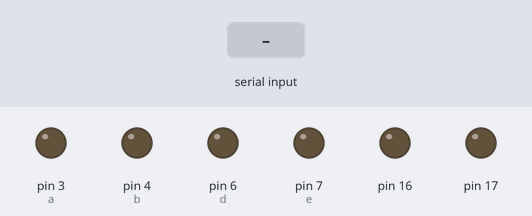
The sketch below on a simulated Arduino Uno, built with avr-gcc and run on an emulated ATmega328P. On the bench: output pins drawn as LEDs (lit = HIGH). Inputs (shaded band) come from the test bench. Pins used as bus, display or sensor lines are not drawn.

Above: at 1.2 s.
1.3 s: "8" received over Serial
At 2.3 s:
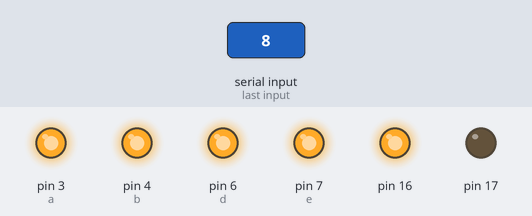
4.3 s: "0" received over Serial
At 5.3 s:
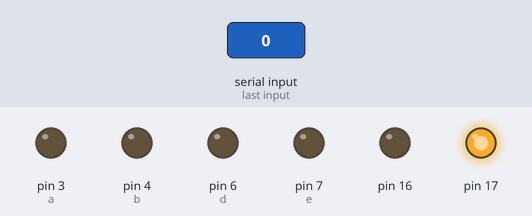
5.8 s: "9" received over Serial
At 6.5 s:
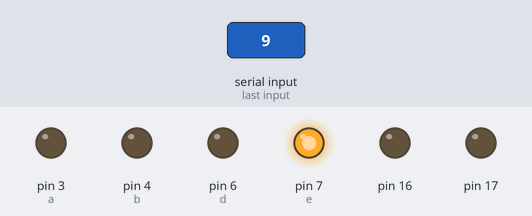
7.3 s: "1" received over Serial
At 7.6 s:
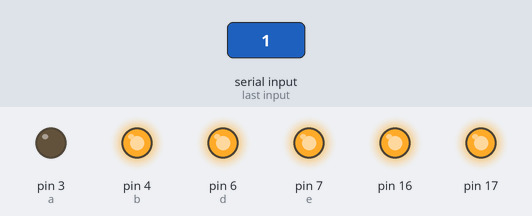
8.8 s: "2" received over Serial
At 10.0 s:
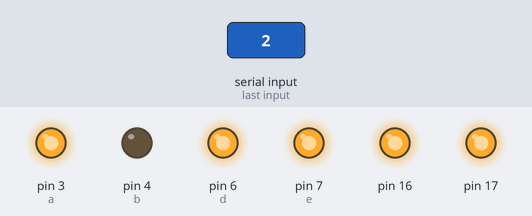
Timing chart, 0 to 11.3 s (numbered marks = the images above; inputs shaded):
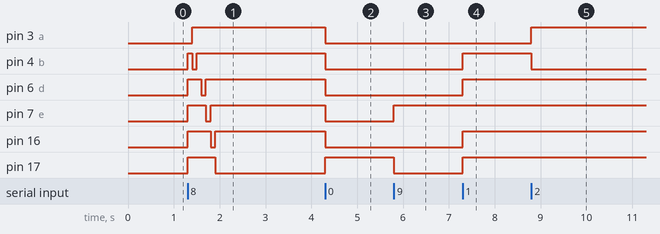

The sketch:

sketch_mar14c.ino
```cpp
#include "seven.h"
class W6 //類別class
{ private:
  public:
    int i;
    void print7s(char val)
    {if (val=='0'){zero();}
     if (val=='1'){a03281();}
     if (val=='2'){a03282();}
     if (val=='3'){a03283();}
     if (val=='4'){a03284();}
     if (val=='5'){a03285();}
     if (val=='6'){a03286();}
     if (val=='7'){a03287();}
     if (val=='8'){for(this->i=1;this->i<8;this->i++){
      this->print7s(48+this->i);
      delay(100);}}
     if (val=='9'){nine();}
    }
};
W6 w6;
volatile int inByte=0;
void setup()
{
      init7();              //呼叫副程式(subroutine) ==請建附錄"init"
      Serial.begin(9600);
}
void loop()
{
  if(Serial.available()>0){ //問nano伴有串列值經由電腦送過來
    inByte = Serial.read(); //串列的值 用read放到inByte
    w6.print7s(inByte);
    delay(400);
  }  //輸入1就顯示特定圖案
}
//    for(w6.i=0;w6.i<=9;w6.i++)
//     {w6.print7s(48+w6.i);
//      delay(300);
//      }    //要放進void loop才能用 功能:讓七節碼亮1~9
```

seven.cpp
```cpp
#include "seven.h"
#include "Arduino.h"

void one(void)
{  digitalWrite(a,off);digitalWrite(b,on);digitalWrite(c7,on);digitalWrite(d,off);
   digitalWrite(e,off);digitalWrite(f,off);digitalWrite(g,off);
}
void two(void)
{  digitalWrite(a,on);digitalWrite(b,on);digitalWrite(c7,off);digitalWrite(d,on);
   digitalWrite(e,on);digitalWrite(f,off);digitalWrite(g,on);
}
void init7(void)   //副程式的本體 (站記憶體)名字init void不回傳   init(void)不接收參數 initialize初始化
{ pinMode(a,OUTPUT);pinMode(b,OUTPUT); pinMode(c7,OUTPUT);pinMode(d,OUTPUT);
  pinMode(e,OUTPUT);pinMode(f,OUTPUT);pinMode(g,OUTPUT);
}
void zero(void)
{  digitalWrite(a,on);digitalWrite(b,on);digitalWrite(c7,on);digitalWrite(d,on);
   digitalWrite(e,on);digitalWrite(f,on);digitalWrite(g,off);
}
void three(void)
{  digitalWrite(a,on);digitalWrite(b,on);digitalWrite(c7,on);digitalWrite(d,on);
   digitalWrite(e,off);digitalWrite(f,off);digitalWrite(g,on);
}
void four(void)
{  digitalWrite(a,off);digitalWrite(b,on);digitalWrite(c7,on);digitalWrite(d,off);
   digitalWrite(e,off);digitalWrite(f,on);digitalWrite(g,on);
}
void five(void)
{  digitalWrite(a,on);digitalWrite(b,off);digitalWrite(c7,on);digitalWrite(d,on);
   digitalWrite(e,off);digitalWrite(f,on);digitalWrite(g,on);
}
void six(void)
{  digitalWrite(a,on);digitalWrite(b,off);digitalWrite(c7,on);digitalWrite(d,on);
   digitalWrite(e,on);digitalWrite(f,on);digitalWrite(g,on);
}
void seven(void)
{  digitalWrite(a,on);digitalWrite(b,on);digitalWrite(c7,on);digitalWrite(d,off);
   digitalWrite(e,off);digitalWrite(f,on);digitalWrite(g,off);
}
void eight(void)
{  digitalWrite(a,on);digitalWrite(b,on);digitalWrite(c7,on);digitalWrite(d,on);
   digitalWrite(e,on);digitalWrite(f,on);digitalWrite(g,on);
}
void nine(void)
{  digitalWrite(a,on);digitalWrite(b,on);digitalWrite(c7,on);digitalWrite(d,on);
   digitalWrite(e,off);digitalWrite(f,on);digitalWrite(g,on);
}
void A88(void)
{  digitalWrite(a,on);digitalWrite(b,on);digitalWrite(c7,on);digitalWrite(d,off);
   digitalWrite(e,on);digitalWrite(f,on);digitalWrite(g,on);
}
void C88(void)
{  digitalWrite(a,off);digitalWrite(b,off);digitalWrite(c7,off);digitalWrite(d,on);
   digitalWrite(e,on);digitalWrite(f,off);digitalWrite(g,on);
}
void B88(void)
{  digitalWrite(a,off);digitalWrite(b,off);digitalWrite(c7,on);digitalWrite(d,on);
   digitalWrite(e,on);digitalWrite(f,on);digitalWrite(g,on);
}
void D88(void)
{  digitalWrite(a,off);digitalWrite(b,on);digitalWrite(c7,on);digitalWrite(d,on);
   digitalWrite(e,on);digitalWrite(f,off);digitalWrite(g,on);
}
void E88(void)
{  digitalWrite(a,on);digitalWrite(b,off);digitalWrite(c7,off);digitalWrite(d,on);
   digitalWrite(e,on);digitalWrite(f,on);digitalWrite(g,on);
}
void F88(void)
{  digitalWrite(a,on);digitalWrite(b,off);digitalWrite(c7,off);digitalWrite(d,off);
   digitalWrite(e,on);digitalWrite(f,on);digitalWrite(g,on);
}
void d0321a(void)
{  digitalWrite(a,on);digitalWrite(b,on);digitalWrite(c7,off);digitalWrite(d,off);
   digitalWrite(e,off);digitalWrite(f,off);digitalWrite(g,off);
}
void d0321b(void)
{  digitalWrite(a,off);digitalWrite(b,off);digitalWrite(c7,on);digitalWrite(d,on);
   digitalWrite(e,off);digitalWrite(f,off);digitalWrite(g,off);
}
void d0321c(void)
{  digitalWrite(a,off);digitalWrite(b,off);digitalWrite(c7,off);digitalWrite(d,on);
   digitalWrite(e,on);digitalWrite(f,off);digitalWrite(g,off);
}
void d0321d(void)
{  digitalWrite(a,on);digitalWrite(b,off);digitalWrite(c7,off);digitalWrite(d,off);
   digitalWrite(e,off);digitalWrite(f,on);digitalWrite(g,off);
}
void d0321e(void)
{
    d0321a();
    delay(100);
    d0321b();
    delay(100);
    d0321c();
    delay(100);
    d0321d();
    delay(100);
}
void a03281(void)
{  digitalWrite(a,on);digitalWrite(b,off);digitalWrite(c7,off);digitalWrite(d,off);
   digitalWrite(e,off);digitalWrite(f,off);digitalWrite(g,off);
}
void a03282(void)
{  digitalWrite(a,off);digitalWrite(b,on);digitalWrite(c7,off);digitalWrite(d,off);
   digitalWrite(e,off);digitalWrite(f,off);digitalWrite(g,off);
}
void a03283(void)
{  digitalWrite(a,off);digitalWrite(b,off);digitalWrite(c7,on);digitalWrite(d,off);
   digitalWrite(e,off);digitalWrite(f,off);digitalWrite(g,off);
}
void a03284(void)
{  digitalWrite(a,off);digitalWrite(b,off);digitalWrite(c7,off);digitalWrite(d,on);
   digitalWrite(e,off);digitalWrite(f,off);digitalWrite(g,off);
}
void a03285(void)
{  digitalWrite(a,off);digitalWrite(b,off);digitalWrite(c7,off);digitalWrite(d,off);
   digitalWrite(e,on);digitalWrite(f,off);digitalWrite(g,off);
}
void a03286(void)
{  digitalWrite(a,off);digitalWrite(b,off);digitalWrite(c7,off);digitalWrite(d,off);
   digitalWrite(e,off);digitalWrite(f,on);digitalWrite(g,off);
}
void a03287(void)
{  digitalWrite(a,off);digitalWrite(b,off);digitalWrite(c7,off);digitalWrite(d,off);
   digitalWrite(e,off);digitalWrite(f,off);digitalWrite(g,on);
}
//int u
//void a03288(void)
//{    for(i=0;i<8;i++){
//      "a0328"+"i"()
//      delay(100);
//}
```

seven.h
```cpp
//////////////////////////////////// seven.h
#define a 3      //PD3//定義
#define b 4      //PD4
#define c7 5      //PD5
#define d 6      //PD6
#define e 7      //PD7
#define f 14+2 //PC2
#define g 14+3 //PC3
#define off HIGH
#define on  LOW
void init7(void);
void one(void);
void two(void);
void three(void);
void four(void);
void five(void);
void six(void);
void seven(void);
void eight(void);
void zero(void);
void nine(void);
void A88(void);
void B88(void);
void C88(void);
void D88(void);
void E88(void);
void F88(void);
void d0321a(void);
void d0321b(void);
void d0321c(void);
void d0321d(void);
void d0321e(void);
void a03281(void);
void a03282(void);
void a03283(void);
void a03284(void);
void a03285(void);
void a03286(void);
void a03287(void);
void a03288(void);
```

Measured:
- after the input at 1.3 s, pin 3 (a): LOW → HIGH after 0.10 s; pin 4 (b): LOW → HIGH at once, → LOW 0.10 s later, → HIGH 0.10 s later; pin 6 (d): LOW → HIGH at once, → LOW 0.30 s later, → HIGH 0.10 s later; pin 7 (e): LOW → HIGH at once, → LOW 0.40 s later, → HIGH 0.10 s later; pin 16: LOW → HIGH at once, → LOW 0.50 s later, → HIGH 0.10 s later
- after the input at 4.3 s, pin 3 (a), pin 4 (b), pin 6 (d), pin 7 (e), pin 16: HIGH → LOW at once; pin 17: LOW → HIGH at once
- after the input at 5.8 s, pin 7 (e): LOW → HIGH at once; pin 17: HIGH → LOW at once
- after the input at 7.3 s, pin 4 (b), pin 6 (d), pin 16, pin 17: LOW → HIGH at once
- after the input at 8.8 s, pin 3 (a): LOW → HIGH at once; pin 4 (b): HIGH → LOW at once
